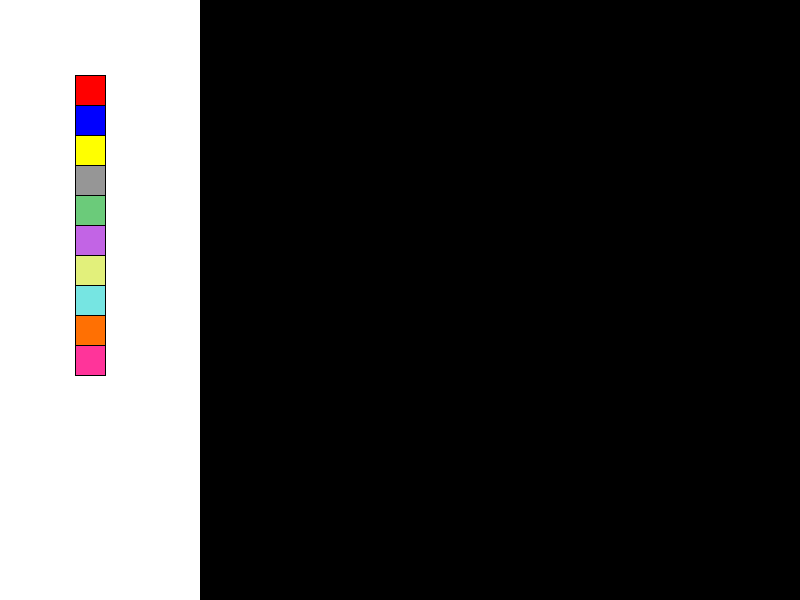
Frame 1 (no input)
Frame 60 (the mouse pressed at the canvas centre just before this capture): identical to frame 1, image omitted
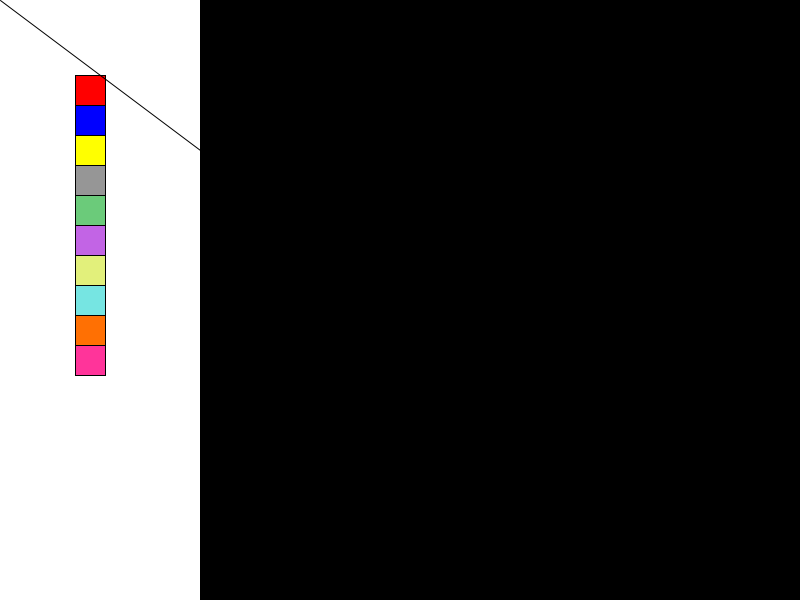
Frame 120 (the mouse held since frame 60 and released just before this capture)

The Processing sketch that drew these frames (run headless with seeded random() and noise(); from frame 60 on, the mouse is pressed at the canvas centre):

// Processing sketch: processing_162357
// ── processing_162357.pde

int xPos= 75;
int yPos=75;
int bSize = 30;
int a = 30;

void setup() {
  size(800, 600);
  background(300,255,255);
  fill(0);
  rect(200, 0, 600, 600);
  fill(255, 0, 0);
  rect(xPos, yPos, bSize, bSize);
  fill(0, 0, 255);
  rect(xPos, yPos+30, bSize, bSize);
  fill(255, 255, 0);
  rect(xPos, yPos+30+30, bSize, bSize);
  fill(150);
  rect(xPos, yPos+30+30+30, bSize, bSize);
   
  fill(107, 203, 122);
  rect(xPos, yPos+4*a, a, a);
 
  fill(194, 100, 229);
  rect(xPos, yPos+5*a, a, a);
 
  fill(226, 240, 123);
  rect(xPos, yPos+6*a, a, a);
 
  fill(118, 229, 226);
  rect(xPos, yPos+7*a, a, a);
   
    fill(315,112,3);
  rect(xPos, yPos+8*a, a, a);
   
      fill(255,52,154);
  rect(xPos, yPos+9*a, a, a);

}

void draw() {
  if (mousePressed) {
    if (800>mouseX && mouseX>220 && mouseY >0 ==true) {

      line(pmouseX, pmouseY, mouseX, mouseY);
    }
    if (mouseX>75 && mouseX < 105 && mouseY > 75 && mouseY < 105) {

      stroke(255, 0, 0);
      strokeWeight(5);
    }
    if (mouseX>75 && mouseX < 105 && mouseY > 105 && mouseY < 135) {

      stroke(0, 0, 255);
      strokeWeight(5+10);
    }
    if (mouseX>75 && mouseX < 105 && mouseY > 135 && mouseY < 165) {

      stroke(255, 255, 0);
      strokeWeight(5+10+10);
    }
    if (mouseX>75 && mouseX < 105 && mouseY > 165 && mouseY < 195) {

      stroke(150);
      strokeWeight(5+10+10);
    }
    if (mouseX > xPos && mouseX < xPos+a && mouseY > yPos+5*a && mouseY < yPos+6*a) {
      stroke(194, 100, 229);
      strokeWeight(5);
    }
    if (mouseX > xPos && mouseX < xPos+a && mouseY > yPos+6*a && mouseY < yPos+7*a) {
      stroke(206, 240, 123);
      strokeWeight(5);
    }
    if (mouseX > xPos && mouseX < xPos+a && mouseY > yPos+7*a && mouseY < yPos+8*a) {
      stroke(118, 229, 226);
      strokeWeight(5);
    }
    if (mouseX > xPos && mouseX < xPos+a && mouseY > yPos+8*a && mouseY < yPos+9*a) {
      stroke(255, 112, 3);
      strokeWeight(5);
    }
    if (mouseX > xPos && mouseX < xPos+a && mouseY > yPos+9*a && mouseY < yPos+10*a) {
      stroke(255, 52, 154);
      strokeWeight(5);
    }
    if (mouseX > 25 && mouseX < 105 && mouseY > 510 && mouseY < 550) {
      stroke(255, 255, 255);
      strokeWeight(10);
    }
  }
}
